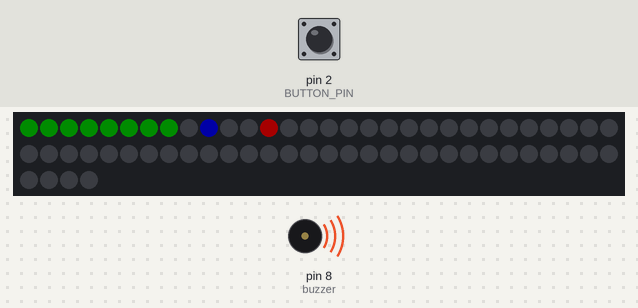
This sketch was run on a simulated Arduino Uno, built with avr-gcc and run on an emulated ATmega328P. Parts: 64 RGB LEDs in strip order, left to right, continuing on the next row, buzzer (waves = sounding). The test bench sets the inputs (shaded band); at power-on: pin 2 (BUTTON_PIN) HIGH. Dim RGB values are drawn brighter than linear; random numbers use the default seed unless the sketch sets one.

Above: at 1.2 s.
1.3 s: pin 2 (BUTTON_PIN) pulled LOW for 0.15 s
At 1.88 s:
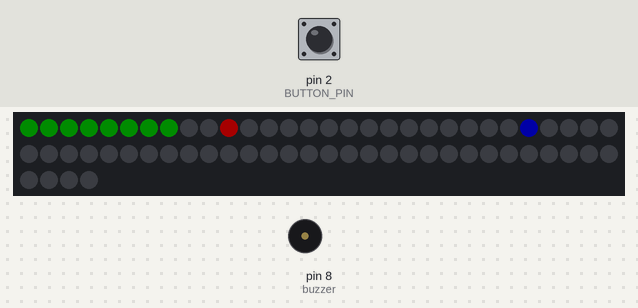
2.0 s: pin 2 (BUTTON_PIN) pulled LOW for 3.2 s
At 2.3 s:
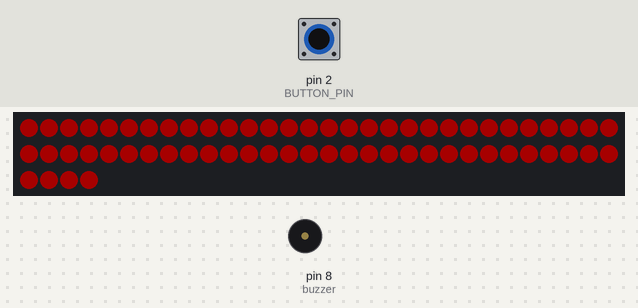
At 3.97 s:
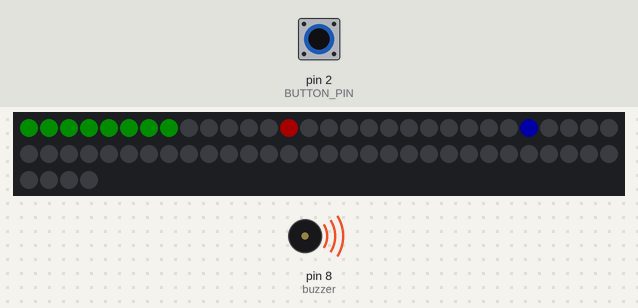
5.8 s: pin 2 (BUTTON_PIN) pulled LOW for 1 s
Timing chart, 0 to 16.4 s (numbered marks = the images above; inputs shaded):
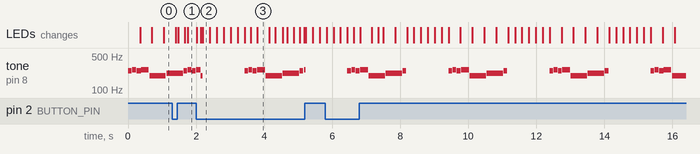

Measured:
- by itself, tone on pin 8 (buzzer): repeats every 3.0 s: silent 0.01 s, 262 Hz 0.11 s, silent 0.02 s, 247 Hz 0.11 s, silent 0.02 s, 262 Hz 0.23 s, silent 0.02 s, 196 Hz 0.48 s, silent 0.02 s, 220 Hz 0.49 s, silent 0.01 s, 247 Hz 0.11 s, silent 1.2 s, 247 Hz 0.11 s

The sketch:

UNO-Dash--Beta_0.2.ino
```cpp
#include <Adafruit_NeoPixel.h>

#define DATA_PIN 6
#define BUTTON_PIN 2
#define NUM_LEDS 64

Adafruit_NeoPixel leds(NUM_LEDS, DATA_PIN, NEO_GRB + NEO_KHZ800);

// ========================================
// SOUND & HINTERGRUNDMELODIE
// ========================================
const int buzzer = 8;

const int melody[] = {
  247, 262, 247, 262, 196, 220,
  247, 262, 247, 262, 196, 220
};

const int noteDurations[] = {

  // Zum Umstellen der Soundgeschwingigkeit: falls der Sound langsammer sein soll, denn schnellen Teil aukommentieren und beim Langsammen die doppelten Striche endfernen
  // oder für schnelleren Sound das Gleiche nur umgekehrt:
  // Man vertauscht also den auskommentierten und denn aktiven Abschnitt.

  //Langsam
 // 250, 250, 250, 500, 1000, 1000,
 // 250, 250, 250, 250, 1000, 1000

  // Scheller
   125, 125, 125, 250, 500, 500,
   125, 125, 125, 125, 500, 500,

};

const int TOTAL_NOTES = 12;
int currentNote = 0;
unsigned long noteStartTime = 0;
bool notePlaying = false;
bool notePaused = false; // NEU: Verhindert Dauerfeuer von noTone()

// ========================================
// SPIEL-EINSTELLUNGEN
// ========================================
const int PLAYER_X = 1;
int playerLED = 9;

int obstacleX = 7;
int obstacleHeight = 1;

const int CHANCE_ZWEI_LEDS = 20;
const unsigned long WARTEZEIT_GROSSE_HINDERNISSE = 10000;

bool jumping = false;
int jumpStep = 0;

unsigned long lastJumpMove = 0;
unsigned long lastObstacleMove = 0;
unsigned long lastSpeedIncrease = 0;
unsigned long gameStartTime = 0;

const int jumpSpeed = 180;

const int START_SPEED = 350;
int currentObstacleSpeed = START_SPEED;
const int GESCHWINDIGKEIT_STEIGERUNG = 15;
const int MAX_SPEED_LIMIT = 50;


// MUSIK-FUNKTION

void updateMusic(unsigned long now)
{
  if (!notePlaying)
  {
    tone(buzzer, melody[currentNote]);
    noteStartTime = now;
    notePlaying = true;
    notePaused = false;
  }
  else
  {
    unsigned long elapsed = now - noteStartTime;
    unsigned long duration = noteDurations[currentNote];

    // Nur EINMAL stoppen, wenn die Pause beginnt
    if (elapsed >= duration - 15 && elapsed < duration && !notePaused)
    {
      noTone(buzzer);
      digitalWrite(buzzer, HIGH);
      notePaused = true;
    }
    else if (elapsed >= duration)
    {
      currentNote++;
      if (currentNote >= TOTAL_NOTES)
      {
        currentNote = 0;
      }
      notePlaying = false;
    }
  }
}


// BODEN & HINDERNIS ZEICHNEN

void drawGround()
{
  for (int i = 0; i < 8; i++)
  {
    leds.setPixelColor(i, leds.Color(0, 80, 0));
  }
}

void drawObstacle()
{
  if (obstacleX >= 0 && obstacleX <= 7)
  {
    leds.setPixelColor(obstacleX + 8, leds.Color(255, 0, 0));

    if (obstacleHeight == 2)
    {
      leds.setPixelColor(obstacleX + 16, leds.Color(255, 0, 0));
    }
  }
}

void drawGame()
{
  // WICHTIG: Ton für den Bruchteil einer Millisekunde pausieren,
  // damit die Interrupts das NeoPixel-Signal nicht zerhacken!
  if (notePlaying && !notePaused) {
    noTone(buzzer);
  }

  leds.clear();
  drawGround();
  leds.setPixelColor(playerLED, leds.Color(0, 0, 255));
  drawObstacle();
  leds.show();

  // Ton direkt danach wieder fortsetzen
  if (notePlaying && !notePaused) {
    tone(buzzer, melody[currentNote]);
  }
}


// GAME OVER

void gameOver()
{
  noTone(buzzer);
  digitalWrite(buzzer, HIGH);

  for (int r = 0; r < 3; r++)
  {
    for (int i = 0; i < NUM_LEDS; i++)
    {
      leds.setPixelColor(i, leds.Color(255, 0, 0));
    }
    leds.show();
    delay(200);

    leds.clear();
    leds.show();
    delay(200);
  }

  playerLED = 9;
  obstacleX = 7;
  obstacleHeight = 1;
  currentObstacleSpeed = START_SPEED;

  jumping = false;
  jumpStep = 0;

  currentNote = 0;
  notePlaying = false;
  notePaused = false;

  gameStartTime = millis();
  drawGame();
}

// ========================================
// SETUP
// ========================================
void setup()
{
  pinMode(BUTTON_PIN, INPUT_PULLUP);
  pinMode(buzzer, OUTPUT);
  digitalWrite(buzzer, HIGH);

  randomSeed(analogRead(0));

  leds.begin();
  leds.setBrightness(40);

  leds.clear();
  leds.show();

  gameStartTime = millis();
  drawGame();
}

// ========================================
// LOOP
// ========================================
void loop()
{
  unsigned long now = millis();
  bool screenChanged = false;

  updateMusic(now);

  // Taster
  if (digitalRead(BUTTON_PIN) == LOW)
  {
    if (!jumping)
    {
      jumping = true;
      jumpStep = 0;
      lastJumpMove = now;
    }
  }

  // Sprung
  if (jumping)
  {
    if (now - lastJumpMove >= jumpSpeed)
    {
      lastJumpMove = now;
      jumpStep++;

      if (jumpStep == 1)      playerLED = 17;
      else if (jumpStep == 2) playerLED = 25;
      else if (jumpStep == 3) playerLED = 25;
      else if (jumpStep == 4) playerLED = 17;
      else if (jumpStep == 5)
      {
        playerLED = 9;
        jumping = false;
        jumpStep = 0;
      }
      screenChanged = true;
    }
  }

  // Hindernis bewegen
  if (now - lastObstacleMove >= currentObstacleSpeed)
  {
    lastObstacleMove = now;
    obstacleX--;

    if (obstacleX < 0)
    {
      obstacleX = 7;

      if (now - gameStartTime >= WARTEZEIT_GROSSE_HINDERNISSE)
      {
        if (random(0, 100) < CHANCE_ZWEI_LEDS)
        {
          obstacleHeight = 2;
        }
        else
        {
          obstacleHeight = 1;
        }
      }
      else
      {
        obstacleHeight = 1;
      }
    }
    screenChanged = true;
  }

  // Geschwindigkeit erhöhen
  if ((now - lastSpeedIncrease >= 1000) && (obstacleX < PLAYER_X))
  {
    lastSpeedIncrease = now;

    if (currentObstacleSpeed > MAX_SPEED_LIMIT)
    {
      currentObstacleSpeed -= GESCHWINDIGKEIT_STEIGERUNG;

      if (currentObstacleSpeed < MAX_SPEED_LIMIT)
      {
        currentObstacleSpeed = MAX_SPEED_LIMIT;
      }
    }
  }

  // Kollisionsprüfung
  if (obstacleX == PLAYER_X)
  {
    if (playerLED == 9)
    {
      gameOver();
      return;
    }

    if (playerLED == 17 && obstacleHeight == 2)
    {
      gameOver();
      return;
    }
  }

  if (screenChanged)
  {
    drawGame();
  }
}
```
